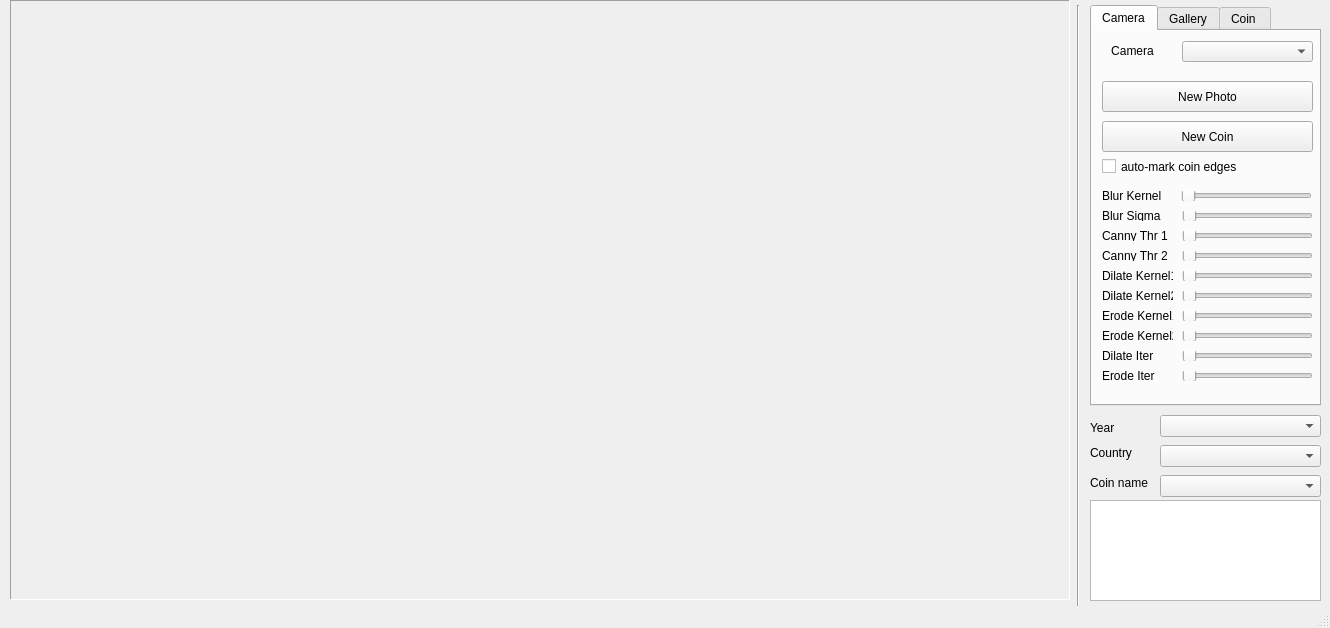
<?xml version="1.0" encoding="UTF-8"?>
<ui version="4.0">
 <class>ImageCollector</class>
 <widget class="QMainWindow" name="ImageCollector">
  <property name="geometry">
   <rect>
    <x>0</x>
    <y>0</y>
    <width>1330</width>
    <height>628</height>
   </rect>
  </property>
  <property name="windowTitle">
   <string>Image Collector</string>
  </property>
  <widget class="QWidget" name="centralwidget">
   <widget class="QLabel" name="label_3">
    <property name="geometry">
     <rect>
      <x>1090</x>
      <y>445</y>
      <width>49</width>
      <height>16</height>
     </rect>
    </property>
    <property name="text">
     <string>Country</string>
    </property>
   </widget>
   <widget class="Line" name="line_2">
    <property name="geometry">
     <rect>
      <x>1070</x>
      <y>5</y>
      <width>16</width>
      <height>601</height>
     </rect>
    </property>
    <property name="orientation">
     <enum>Qt::Vertical</enum>
    </property>
   </widget>
   <widget class="QTabWidget" name="tabWidget">
    <property name="enabled">
     <bool>true</bool>
    </property>
    <property name="geometry">
     <rect>
      <x>1090</x>
      <y>5</y>
      <width>231</width>
      <height>401</height>
     </rect>
    </property>
    <property name="currentIndex">
     <number>0</number>
    </property>
    <widget class="QWidget" name="camera_tab">
     <attribute name="title">
      <string>Camera</string>
     </attribute>
     <widget class="QComboBox" name="camera_swich_combo_box">
      <property name="geometry">
       <rect>
        <x>90</x>
        <y>10</y>
        <width>131</width>
        <height>21</height>
       </rect>
      </property>
     </widget>
     <widget class="QLabel" name="label_2">
      <property name="geometry">
       <rect>
        <x>10</x>
        <y>10</y>
        <width>61</width>
        <height>20</height>
       </rect>
      </property>
      <property name="text">
       <string>Camera</string>
      </property>
      <property name="alignment">
       <set>Qt::AlignCenter</set>
      </property>
     </widget>
     <widget class="QPushButton" name="save_photo_button">
      <property name="enabled">
       <bool>true</bool>
      </property>
      <property name="geometry">
       <rect>
        <x>10</x>
        <y>50</y>
        <width>211</width>
        <height>31</height>
       </rect>
      </property>
      <property name="text">
       <string>New Photo</string>
      </property>
      <property name="checkable">
       <bool>false</bool>
      </property>
     </widget>
     <widget class="QCheckBox" name="auto_mark_edges_checkbox">
      <property name="enabled">
       <bool>true</bool>
      </property>
      <property name="geometry">
       <rect>
        <x>10</x>
        <y>120</y>
        <width>201</width>
        <height>31</height>
       </rect>
      </property>
      <property name="text">
       <string>auto-mark coin edges</string>
      </property>
      <property name="checkable">
       <bool>true</bool>
      </property>
     </widget>
     <widget class="QPushButton" name="new_coin_button">
      <property name="enabled">
       <bool>true</bool>
      </property>
      <property name="geometry">
       <rect>
        <x>10</x>
        <y>90</y>
        <width>211</width>
        <height>31</height>
       </rect>
      </property>
      <property name="text">
       <string>New Coin</string>
      </property>
     </widget>
     <widget class="QSlider" name="camera_blur_kernel_slider">
      <property name="geometry">
       <rect>
        <x>89</x>
        <y>160</y>
        <width>131</width>
        <height>10</height>
       </rect>
      </property>
      <property name="minimum">
       <number>3</number>
      </property>
      <property name="maximum">
       <number>50</number>
      </property>
      <property name="orientation">
       <enum>Qt::Horizontal</enum>
      </property>
     </widget>
     <widget class="QLabel" name="label_5">
      <property name="geometry">
       <rect>
        <x>10</x>
        <y>160</y>
        <width>71</width>
        <height>10</height>
       </rect>
      </property>
      <property name="text">
       <string>Blur Kernel</string>
      </property>
     </widget>
     <widget class="QSlider" name="camera_blur_sigma_slider">
      <property name="geometry">
       <rect>
        <x>90</x>
        <y>180</y>
        <width>131</width>
        <height>10</height>
       </rect>
      </property>
      <property name="minimum">
       <number>2</number>
      </property>
      <property name="maximum">
       <number>30</number>
      </property>
      <property name="orientation">
       <enum>Qt::Horizontal</enum>
      </property>
     </widget>
     <widget class="QSlider" name="camera_canny_thr_1_slider">
      <property name="geometry">
       <rect>
        <x>90</x>
        <y>200</y>
        <width>131</width>
        <height>10</height>
       </rect>
      </property>
      <property name="minimum">
       <number>50</number>
      </property>
      <property name="maximum">
       <number>500</number>
      </property>
      <property name="orientation">
       <enum>Qt::Horizontal</enum>
      </property>
     </widget>
     <widget class="QSlider" name="camera_canny_thr_2_slider">
      <property name="geometry">
       <rect>
        <x>90</x>
        <y>220</y>
        <width>131</width>
        <height>10</height>
       </rect>
      </property>
      <property name="minimum">
       <number>9</number>
      </property>
      <property name="maximum">
       <number>500</number>
      </property>
      <property name="orientation">
       <enum>Qt::Horizontal</enum>
      </property>
     </widget>
     <widget class="QSlider" name="camera_dilate_1_slider">
      <property name="geometry">
       <rect>
        <x>90</x>
        <y>240</y>
        <width>131</width>
        <height>10</height>
       </rect>
      </property>
      <property name="minimum">
       <number>4</number>
      </property>
      <property name="maximum">
       <number>50</number>
      </property>
      <property name="orientation">
       <enum>Qt::Horizontal</enum>
      </property>
     </widget>
     <widget class="QSlider" name="camera_dilate_2_slider">
      <property name="geometry">
       <rect>
        <x>90</x>
        <y>260</y>
        <width>131</width>
        <height>10</height>
       </rect>
      </property>
      <property name="minimum">
       <number>2</number>
      </property>
      <property name="maximum">
       <number>50</number>
      </property>
      <property name="orientation">
       <enum>Qt::Horizontal</enum>
      </property>
     </widget>
     <widget class="QSlider" name="camera_erode_1_slider">
      <property name="geometry">
       <rect>
        <x>90</x>
        <y>280</y>
        <width>131</width>
        <height>10</height>
       </rect>
      </property>
      <property name="minimum">
       <number>13</number>
      </property>
      <property name="maximum">
       <number>50</number>
      </property>
      <property name="orientation">
       <enum>Qt::Horizontal</enum>
      </property>
     </widget>
     <widget class="QLabel" name="label_6">
      <property name="geometry">
       <rect>
        <x>10</x>
        <y>180</y>
        <width>71</width>
        <height>10</height>
       </rect>
      </property>
      <property name="text">
       <string>Blur Sigma</string>
      </property>
     </widget>
     <widget class="QLabel" name="label_7">
      <property name="geometry">
       <rect>
        <x>10</x>
        <y>200</y>
        <width>71</width>
        <height>10</height>
       </rect>
      </property>
      <property name="text">
       <string>Canny Thr 1</string>
      </property>
     </widget>
     <widget class="QLabel" name="label_8">
      <property name="geometry">
       <rect>
        <x>10</x>
        <y>220</y>
        <width>71</width>
        <height>10</height>
       </rect>
      </property>
      <property name="text">
       <string>Canny Thr 2</string>
      </property>
     </widget>
     <widget class="QLabel" name="label_9">
      <property name="geometry">
       <rect>
        <x>10</x>
        <y>240</y>
        <width>71</width>
        <height>10</height>
       </rect>
      </property>
      <property name="text">
       <string>Dilate Kernel1</string>
      </property>
     </widget>
     <widget class="QLabel" name="label_10">
      <property name="geometry">
       <rect>
        <x>10</x>
        <y>260</y>
        <width>71</width>
        <height>10</height>
       </rect>
      </property>
      <property name="text">
       <string>Dilate Kernel2</string>
      </property>
     </widget>
     <widget class="QLabel" name="label_11">
      <property name="geometry">
       <rect>
        <x>10</x>
        <y>280</y>
        <width>71</width>
        <height>10</height>
       </rect>
      </property>
      <property name="text">
       <string>Erode Kernel1</string>
      </property>
     </widget>
     <widget class="QSlider" name="camera_erode_2_slider">
      <property name="geometry">
       <rect>
        <x>90</x>
        <y>300</y>
        <width>131</width>
        <height>10</height>
       </rect>
      </property>
      <property name="minimum">
       <number>7</number>
      </property>
      <property name="maximum">
       <number>50</number>
      </property>
      <property name="orientation">
       <enum>Qt::Horizontal</enum>
      </property>
     </widget>
     <widget class="QLabel" name="label_12">
      <property name="geometry">
       <rect>
        <x>10</x>
        <y>300</y>
        <width>71</width>
        <height>10</height>
       </rect>
      </property>
      <property name="text">
       <string>Erode Kernel2</string>
      </property>
     </widget>
     <widget class="QSlider" name="camera_dilate_iter_slider">
      <property name="geometry">
       <rect>
        <x>90</x>
        <y>320</y>
        <width>131</width>
        <height>10</height>
       </rect>
      </property>
      <property name="minimum">
       <number>11</number>
      </property>
      <property name="maximum">
       <number>40</number>
      </property>
      <property name="orientation">
       <enum>Qt::Horizontal</enum>
      </property>
     </widget>
     <widget class="QSlider" name="camera_erode_iter_slider">
      <property name="geometry">
       <rect>
        <x>90</x>
        <y>340</y>
        <width>131</width>
        <height>10</height>
       </rect>
      </property>
      <property name="minimum">
       <number>4</number>
      </property>
      <property name="maximum">
       <number>50</number>
      </property>
      <property name="orientation">
       <enum>Qt::Horizontal</enum>
      </property>
     </widget>
     <widget class="QLabel" name="label_13">
      <property name="geometry">
       <rect>
        <x>10</x>
        <y>320</y>
        <width>71</width>
        <height>10</height>
       </rect>
      </property>
      <property name="text">
       <string>Dilate Iter</string>
      </property>
     </widget>
     <widget class="QLabel" name="label_14">
      <property name="geometry">
       <rect>
        <x>10</x>
        <y>340</y>
        <width>71</width>
        <height>10</height>
       </rect>
      </property>
      <property name="text">
       <string>Erode Iter</string>
      </property>
     </widget>
    </widget>
    <widget class="QWidget" name="gallery_tab">
     <attribute name="title">
      <string>Gallery</string>
     </attribute>
     <widget class="QPushButton" name="next_gallery_photo_button">
      <property name="geometry">
       <rect>
        <x>120</x>
        <y>10</y>
        <width>101</width>
        <height>31</height>
       </rect>
      </property>
      <property name="text">
       <string>Next Photo</string>
      </property>
     </widget>
     <widget class="QPushButton" name="previous_gallery_photo_button">
      <property name="geometry">
       <rect>
        <x>10</x>
        <y>10</y>
        <width>91</width>
        <height>31</height>
       </rect>
      </property>
      <property name="text">
       <string>Previous Photo</string>
      </property>
     </widget>
     <widget class="Line" name="line">
      <property name="geometry">
       <rect>
        <x>10</x>
        <y>60</y>
        <width>201</width>
        <height>16</height>
       </rect>
      </property>
      <property name="orientation">
       <enum>Qt::Horizontal</enum>
      </property>
     </widget>
     <widget class="QCheckBox" name="redraw_coin_contour_checkbox">
      <property name="geometry">
       <rect>
        <x>10</x>
        <y>50</y>
        <width>201</width>
        <height>20</height>
       </rect>
      </property>
      <property name="text">
       <string>Redraw coin contour</string>
      </property>
     </widget>
     <widget class="QGroupBox" name="contour_correction_container">
      <property name="enabled">
       <bool>false</bool>
      </property>
      <property name="geometry">
       <rect>
        <x>10</x>
        <y>70</y>
        <width>201</width>
        <height>301</height>
       </rect>
      </property>
      <property name="title">
       <string/>
      </property>
      <widget class="QPushButton" name="save_cropped_image_button">
       <property name="geometry">
        <rect>
         <x>0</x>
         <y>270</y>
         <width>201</width>
         <height>31</height>
        </rect>
       </property>
       <property name="text">
        <string>Save Changes</string>
       </property>
      </widget>
      <widget class="QCheckBox" name="automatic_contour_detextion_checkbox">
       <property name="geometry">
        <rect>
         <x>10</x>
         <y>0</y>
         <width>181</width>
         <height>21</height>
        </rect>
       </property>
       <property name="text">
        <string>Automatic contour detection</string>
       </property>
      </widget>
      <widget class="QPushButton" name="manual_contour_reset_button">
       <property name="geometry">
        <rect>
         <x>0</x>
         <y>240</y>
         <width>201</width>
         <height>31</height>
        </rect>
       </property>
       <property name="text">
        <string>Reset Manual Contour</string>
       </property>
      </widget>
      <widget class="QSlider" name="gallery_dilate_2_slider">
       <property name="geometry">
        <rect>
         <x>69</x>
         <y>90</y>
         <width>101</width>
         <height>22</height>
        </rect>
       </property>
       <property name="minimum">
        <number>2</number>
       </property>
       <property name="maximum">
        <number>50</number>
       </property>
       <property name="orientation">
        <enum>Qt::Horizontal</enum>
       </property>
      </widget>
      <widget class="QSlider" name="gallery_erode_1_slider">
       <property name="geometry">
        <rect>
         <x>69</x>
         <y>120</y>
         <width>101</width>
         <height>22</height>
        </rect>
       </property>
       <property name="minimum">
        <number>13</number>
       </property>
       <property name="maximum">
        <number>50</number>
       </property>
       <property name="orientation">
        <enum>Qt::Horizontal</enum>
       </property>
      </widget>
      <widget class="QSlider" name="gallery_erode_2_slider">
       <property name="geometry">
        <rect>
         <x>69</x>
         <y>150</y>
         <width>101</width>
         <height>22</height>
        </rect>
       </property>
       <property name="minimum">
        <number>7</number>
       </property>
       <property name="maximum">
        <number>50</number>
       </property>
       <property name="orientation">
        <enum>Qt::Horizontal</enum>
       </property>
      </widget>
      <widget class="QSlider" name="gallery_dilate_iter_slider">
       <property name="geometry">
        <rect>
         <x>69</x>
         <y>180</y>
         <width>101</width>
         <height>22</height>
        </rect>
       </property>
       <property name="minimum">
        <number>11</number>
       </property>
       <property name="maximum">
        <number>40</number>
       </property>
       <property name="orientation">
        <enum>Qt::Horizontal</enum>
       </property>
      </widget>
      <widget class="QSlider" name="gallery_erode_iter_slider">
       <property name="geometry">
        <rect>
         <x>69</x>
         <y>210</y>
         <width>101</width>
         <height>22</height>
        </rect>
       </property>
       <property name="minimum">
        <number>4</number>
       </property>
       <property name="maximum">
        <number>50</number>
       </property>
       <property name="orientation">
        <enum>Qt::Horizontal</enum>
       </property>
      </widget>
      <widget class="QSlider" name="gallery_dilate_1_slider">
       <property name="geometry">
        <rect>
         <x>69</x>
         <y>60</y>
         <width>101</width>
         <height>22</height>
        </rect>
       </property>
       <property name="minimum">
        <number>4</number>
       </property>
       <property name="maximum">
        <number>50</number>
       </property>
       <property name="orientation">
        <enum>Qt::Horizontal</enum>
       </property>
      </widget>
      <widget class="QSlider" name="gallery_blur_kernel_slider">
       <property name="geometry">
        <rect>
         <x>69</x>
         <y>30</y>
         <width>101</width>
         <height>22</height>
        </rect>
       </property>
       <property name="minimum">
        <number>3</number>
       </property>
       <property name="maximum">
        <number>50</number>
       </property>
       <property name="orientation">
        <enum>Qt::Horizontal</enum>
       </property>
      </widget>
      <widget class="QLabel" name="label_15">
       <property name="geometry">
        <rect>
         <x>10</x>
         <y>30</y>
         <width>41</width>
         <height>21</height>
        </rect>
       </property>
       <property name="text">
        <string>Blur k.</string>
       </property>
      </widget>
      <widget class="QLabel" name="label_16">
       <property name="geometry">
        <rect>
         <x>10</x>
         <y>60</y>
         <width>51</width>
         <height>16</height>
        </rect>
       </property>
       <property name="text">
        <string>Dilate K.1</string>
       </property>
      </widget>
      <widget class="QLabel" name="label_17">
       <property name="geometry">
        <rect>
         <x>10</x>
         <y>90</y>
         <width>51</width>
         <height>16</height>
        </rect>
       </property>
       <property name="text">
        <string>Dilate K.2</string>
       </property>
      </widget>
      <widget class="QLabel" name="label_18">
       <property name="geometry">
        <rect>
         <x>10</x>
         <y>120</y>
         <width>51</width>
         <height>16</height>
        </rect>
       </property>
       <property name="text">
        <string>Erode K.1</string>
       </property>
      </widget>
      <widget class="QLabel" name="label_19">
       <property name="geometry">
        <rect>
         <x>10</x>
         <y>150</y>
         <width>51</width>
         <height>16</height>
        </rect>
       </property>
       <property name="text">
        <string>Erode K.2</string>
       </property>
      </widget>
      <widget class="QLabel" name="label_20">
       <property name="geometry">
        <rect>
         <x>10</x>
         <y>180</y>
         <width>51</width>
         <height>16</height>
        </rect>
       </property>
       <property name="text">
        <string>Dilate I.</string>
       </property>
      </widget>
      <widget class="QLabel" name="label_21">
       <property name="geometry">
        <rect>
         <x>10</x>
         <y>210</y>
         <width>51</width>
         <height>16</height>
        </rect>
       </property>
       <property name="text">
        <string>Erode I.</string>
       </property>
      </widget>
     </widget>
    </widget>
    <widget class="QWidget" name="coin_tab">
     <attribute name="title">
      <string>Coin </string>
     </attribute>
     <widget class="QPushButton" name="remove_coin_button">
      <property name="geometry">
       <rect>
        <x>10</x>
        <y>60</y>
        <width>201</width>
        <height>41</height>
       </rect>
      </property>
      <property name="text">
       <string>Remove Selected Coin</string>
      </property>
     </widget>
     <widget class="QPushButton" name="change_coin_params_button">
      <property name="geometry">
       <rect>
        <x>10</x>
        <y>10</y>
        <width>201</width>
        <height>41</height>
       </rect>
      </property>
      <property name="text">
       <string>Change Coin Parameters</string>
      </property>
     </widget>
    </widget>
   </widget>
   <widget class="QComboBox" name="coin_catalog_year_dropbox">
    <property name="geometry">
     <rect>
      <x>1160</x>
      <y>415</y>
      <width>161</width>
      <height>22</height>
     </rect>
    </property>
   </widget>
   <widget class="QFrame" name="video_frame">
    <property name="geometry">
     <rect>
      <x>10</x>
      <y>0</y>
      <width>1060</width>
      <height>600</height>
     </rect>
    </property>
    <property name="frameShape">
     <enum>QFrame::Panel</enum>
    </property>
    <property name="frameShadow">
     <enum>QFrame::Sunken</enum>
    </property>
    <property name="lineWidth">
     <number>1</number>
    </property>
   </widget>
   <widget class="QLabel" name="label_4">
    <property name="geometry">
     <rect>
      <x>1090</x>
      <y>475</y>
      <width>61</width>
      <height>16</height>
     </rect>
    </property>
    <property name="text">
     <string>Coin name</string>
    </property>
   </widget>
   <widget class="QPlainTextEdit" name="plainTextEdit">
    <property name="geometry">
     <rect>
      <x>1090</x>
      <y>500</y>
      <width>231</width>
      <height>101</height>
     </rect>
    </property>
    <property name="readOnly">
     <bool>true</bool>
    </property>
    <property name="plainText">
     <string/>
    </property>
   </widget>
   <widget class="QComboBox" name="coin_catalog_country_dropbox">
    <property name="geometry">
     <rect>
      <x>1160</x>
      <y>445</y>
      <width>161</width>
      <height>22</height>
     </rect>
    </property>
   </widget>
   <widget class="QComboBox" name="coin_catalog_name_dropbox">
    <property name="geometry">
     <rect>
      <x>1160</x>
      <y>475</y>
      <width>161</width>
      <height>22</height>
     </rect>
    </property>
   </widget>
   <widget class="QLabel" name="label">
    <property name="geometry">
     <rect>
      <x>1090</x>
      <y>420</y>
      <width>31</width>
      <height>16</height>
     </rect>
    </property>
    <property name="text">
     <string>Year</string>
    </property>
   </widget>
  </widget>
  <widget class="QStatusBar" name="statusbar"/>
 </widget>
 <resources/>
 <connections/>
</ui>
